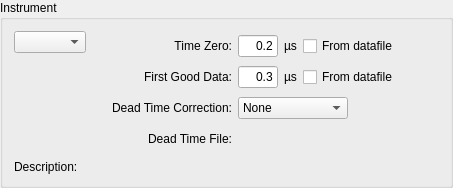
         <widget class="QGroupBox" name="groupBox">
          <property name="sizePolicy">
           <sizepolicy hsizetype="Preferred" vsizetype="Preferred">
            <horstretch>0</horstretch>
            <verstretch>0</verstretch>
           </sizepolicy>
          </property>
          <property name="title">
           <string>Instrument</string>
          </property>
          <layout class="QGridLayout" name="gridLayout_9">
           <property name="verticalSpacing">
            <number>6</number>
           </property>
           <item row="1" column="0">
            <layout class="QVBoxLayout" name="verticalLayout_2">
             <item>
              <widget class="QLabel" name="instrumentDescription">
               <property name="text">
                <string>Description:</string>
               </property>
              </widget>
             </item>
            </layout>
           </item>
           <item row="0" column="0">
            <layout class="QHBoxLayout" name="horizontalLayout_11">
             <item alignment="Qt::AlignTop">
              <widget class="MantidQt::MantidWidgets::InstrumentSelector" name="instrSelector">
               <property name="sizePolicy">
                <sizepolicy hsizetype="Fixed" vsizetype="Fixed">
                 <horstretch>0</horstretch>
                 <verstretch>0</verstretch>
                </sizepolicy>
               </property>
               <property name="toolTip">
                <string>&lt;!DOCTYPE HTML PUBLIC &quot;-//W3C//DTD HTML 4.0//EN&quot; &quot;http://www.w3.org/TR/REC-html40/strict.dtd&quot;&gt;
&lt;html&gt;&lt;head&gt;&lt;meta name=&quot;qrichtext&quot; content=&quot;1&quot; /&gt;&lt;style type=&quot;text/css&quot;&gt;
p, li { white-space: pre-wrap; }
&lt;/style&gt;&lt;/head&gt;&lt;body style=&quot; font-family:'MS Shell Dlg 2'; font-size:8.25pt; font-weight:400; font-style:normal;&quot;&gt;
&lt;p style=&quot; margin-top:0px; margin-bottom:0px; margin-left:0px; margin-right:0px; -qt-block-indent:0; text-indent:0px;&quot;&gt;&lt;span style=&quot; font-size:8pt;&quot;&gt;Select the instrument on which &lt;/span&gt;&lt;/p&gt;
&lt;p style=&quot; margin-top:0px; margin-bottom:0px; margin-left:0px; margin-right:0px; -qt-block-indent:0; text-indent:0px;&quot;&gt;&lt;span style=&quot; font-size:8pt;&quot;&gt;the experiment is being / was &lt;/span&gt;&lt;/p&gt;
&lt;p style=&quot; margin-top:0px; margin-bottom:0px; margin-left:0px; margin-right:0px; -qt-block-indent:0; text-indent:0px;&quot;&gt;&lt;span style=&quot; font-size:8pt;&quot;&gt;run.&lt;/span&gt;&lt;/p&gt;&lt;/body&gt;&lt;/html&gt;</string>
               </property>
               <property name="techniques" stdset="0">
                <stringlist>
                 <string>Muon spectroscopy</string>
                </stringlist>
               </property>
              </widget>
             </item>
             <item>
              <spacer name="horizontalSpacer_2">
               <property name="orientation">
                <enum>Qt::Horizontal</enum>
               </property>
               <property name="sizeType">
                <enum>QSizePolicy::Fixed</enum>
               </property>
               <property name="sizeHint" stdset="0">
                <size>
                 <width>20</width>
                 <height>20</height>
                </size>
               </property>
              </spacer>
             </item>
             <item>
              <layout class="QGridLayout" name="gridLayout_23">
               <property name="horizontalSpacing">
                <number>5</number>
               </property>
               <property name="verticalSpacing">
                <number>1</number>
               </property>
               <property name="topMargin">
                <number>0</number>
               </property>
               <item row="3" column="1">
                <widget class="QWidget" name="horizontalWidget_2" native="true">
                 <property name="minimumSize">
                  <size>
                   <width>0</width>
                   <height>30</height>
                  </size>
                 </property>
                 <layout class="QHBoxLayout" name="horizontalLayout_18">
                  <property name="margin">
                   <number>1</number>
                  </property>
                  <item>
                   <widget class="QComboBox" name="deadTimeType">
                    <property name="sizePolicy">
                     <sizepolicy hsizetype="Preferred" vsizetype="Fixed">
                      <horstretch>0</horstretch>
                      <verstretch>0</verstretch>
                     </sizepolicy>
                    </property>
                    <item>
                     <property name="text">
                      <string>None</string>
                     </property>
                    </item>
                    <item>
                     <property name="text">
                      <string>From Data File</string>
                     </property>
                    </item>
                    <item>
                     <property name="text">
                      <string>From Disk</string>
                     </property>
                    </item>
                   </widget>
                  </item>
                  <item>
                   <spacer name="horizontalSpacer_11">
                    <property name="orientation">
                     <enum>Qt::Horizontal</enum>
                    </property>
                    <property name="sizeHint" stdset="0">
                     <size>
                      <width>40</width>
                      <height>20</height>
                     </size>
                    </property>
                   </spacer>
                  </item>
                 </layout>
                </widget>
               </item>
               <item row="4" column="1">
                <widget class="MantidQt::MantidWidgets::MWRunFiles" name="mwRunDeadTimeFile" native="true">
                 <property name="enabled">
                  <bool>true</bool>
                 </property>
                 <property name="minimumSize">
                  <size>
                   <width>0</width>
                   <height>30</height>
                  </size>
                 </property>
                 <property name="maximumSize">
                  <size>
                   <width>16777215</width>
                   <height>30</height>
                  </size>
                 </property>
                 <property name="baseSize">
                  <size>
                   <width>0</width>
                   <height>0</height>
                  </size>
                 </property>
                 <property name="label" stdset="0">
                  <string/>
                 </property>
                </widget>
               </item>
               <item row="3" column="0">
                <widget class="QLabel" name="dtcLabel">
                 <property name="sizePolicy">
                  <sizepolicy hsizetype="Preferred" vsizetype="Preferred">
                   <horstretch>0</horstretch>
                   <verstretch>0</verstretch>
                  </sizepolicy>
                 </property>
                 <property name="text">
                  <string>Dead Time Correction:</string>
                 </property>
                 <property name="alignment">
                  <set>Qt::AlignRight|Qt::AlignTrailing|Qt::AlignVCenter</set>
                 </property>
                </widget>
               </item>
               <item row="4" column="0">
                <widget class="QLabel" name="dtcFileLabel">
                 <property name="text">
                  <string>Dead Time File:</string>
                 </property>
                 <property name="alignment">
                  <set>Qt::AlignRight|Qt::AlignTrailing|Qt::AlignVCenter</set>
                 </property>
                </widget>
               </item>
               <item row="2" column="0">
                <widget class="QLabel" name="firstGoodDataLabel">
                 <property name="sizePolicy">
                  <sizepolicy hsizetype="Preferred" vsizetype="Preferred">
                   <horstretch>0</horstretch>
                   <verstretch>0</verstretch>
                  </sizepolicy>
                 </property>
                 <property name="text">
                  <string>First Good Data:</string>
                 </property>
                 <property name="alignment">
                  <set>Qt::AlignRight|Qt::AlignTrailing|Qt::AlignVCenter</set>
                 </property>
                </widget>
               </item>
               <item row="1" column="0">
                <widget class="QLabel" name="timeZeroLabel">
                 <property name="sizePolicy">
                  <sizepolicy hsizetype="Preferred" vsizetype="Preferred">
                   <horstretch>0</horstretch>
                   <verstretch>0</verstretch>
                  </sizepolicy>
                 </property>
                 <property name="text">
                  <string>Time Zero:</string>
                 </property>
                 <property name="alignment">
                  <set>Qt::AlignRight|Qt::AlignTrailing|Qt::AlignVCenter</set>
                 </property>
                </widget>
               </item>
               <item row="1" column="1">
                <widget class="QWidget" name="horizontalWidget" native="true">
                 <property name="sizePolicy">
                  <sizepolicy hsizetype="Preferred" vsizetype="Preferred">
                   <horstretch>0</horstretch>
                   <verstretch>0</verstretch>
                  </sizepolicy>
                 </property>
                 <property name="minimumSize">
                  <size>
                   <width>0</width>
                   <height>30</height>
                  </size>
                 </property>
                 <property name="maximumSize">
                  <size>
                   <width>16777215</width>
                   <height>30</height>
                  </size>
                 </property>
                 <layout class="QHBoxLayout" name="horizontalLayout_13">
                  <property name="margin">
                   <number>1</number>
                  </property>
                  <item>
                   <widget class="QLineEdit" name="timeZeroFront">
                    <property name="enabled">
                     <bool>true</bool>
                    </property>
                    <property name="sizePolicy">
                     <sizepolicy hsizetype="Preferred" vsizetype="Fixed">
                      <horstretch>0</horstretch>
                      <verstretch>0</verstretch>
                     </sizepolicy>
                    </property>
                    <property name="minimumSize">
                     <size>
                      <width>0</width>
                      <height>0</height>
                     </size>
                    </property>
                    <property name="maximumSize">
                     <size>
                      <width>40</width>
                      <height>16777215</height>
                     </size>
                    </property>
                    <property name="text">
                     <string>0.2</string>
                    </property>
                    <property name="alignment">
                     <set>Qt::AlignRight|Qt::AlignTrailing|Qt::AlignVCenter</set>
                    </property>
                   </widget>
                  </item>
                  <item>
                   <widget class="QLabel" name="label_15">
                    <property name="text">
                     <string>µs</string>
                    </property>
                   </widget>
                  </item>
                  <item>
                   <widget class="QCheckBox" name="timeZeroAuto">
                    <property name="sizePolicy">
                     <sizepolicy hsizetype="Preferred" vsizetype="Fixed">
                      <horstretch>0</horstretch>
                      <verstretch>0</verstretch>
                     </sizepolicy>
                    </property>
                    <property name="text">
                     <string>From datafile</string>
                    </property>
                    <property name="tristate">
                     <bool>false</bool>
                    </property>
                   </widget>
                  </item>
                  <item>
                   <spacer name="horizontalSpacer_3">
                    <property name="orientation">
                     <enum>Qt::Horizontal</enum>
                    </property>
                    <property name="sizeHint" stdset="0">
                     <size>
                      <width>40</width>
                      <height>20</height>
                     </size>
                    </property>
                   </spacer>
                  </item>
                 </layout>
                </widget>
               </item>
               <item row="2" column="1">
                <widget class="QWidget" name="horizontalWidget_4" native="true">
                 <property name="sizePolicy">
                  <sizepolicy hsizetype="Preferred" vsizetype="Preferred">
                   <horstretch>0</horstretch>
                   <verstretch>0</verstretch>
                  </sizepolicy>
                 </property>
                 <property name="minimumSize">
                  <size>
                   <width>0</width>
                   <height>30</height>
                  </size>
                 </property>
                 <property name="maximumSize">
                  <size>
                   <width>16777215</width>
                   <height>30</height>
                  </size>
                 </property>
                 <layout class="QHBoxLayout" name="horizontalLayout_17">
                  <property name="margin">
                   <number>1</number>
                  </property>
                  <item>
                   <widget class="QLineEdit" name="firstGoodBinFront">
                    <property name="enabled">
                     <bool>true</bool>
                    </property>
                    <property name="sizePolicy">
                     <sizepolicy hsizetype="Preferred" vsizetype="Fixed">
                      <horstretch>0</horstretch>
                      <verstretch>0</verstretch>
                     </sizepolicy>
                    </property>
                    <property name="minimumSize">
                     <size>
                      <width>0</width>
                      <height>0</height>
                     </size>
                    </property>
                    <property name="maximumSize">
                     <size>
                      <width>40</width>
                      <height>16777215</height>
                     </size>
                    </property>
                    <property name="text">
                     <string>0.3</string>
                    </property>
                    <property name="alignment">
                     <set>Qt::AlignRight|Qt::AlignTrailing|Qt::AlignVCenter</set>
                    </property>
                   </widget>
                  </item>
                  <item>
                   <widget class="QLabel" name="label_16">
                    <property name="text">
                     <string>µs</string>
                    </property>
                   </widget>
                  </item>
                  <item>
                   <widget class="QCheckBox" name="firstGoodDataAuto">
                    <property name="sizePolicy">
                     <sizepolicy hsizetype="Preferred" vsizetype="Fixed">
                      <horstretch>0</horstretch>
                      <verstretch>0</verstretch>
                     </sizepolicy>
                    </property>
                    <property name="text">
                     <string>From datafile</string>
                    </property>
                   </widget>
                  </item>
                  <item>
                   <spacer name="horizontalSpacer_10">
                    <property name="orientation">
                     <enum>Qt::Horizontal</enum>
                    </property>
                    <property name="sizeHint" stdset="0">
                     <size>
                      <width>40</width>
                      <height>20</height>
                     </size>
                    </property>
                   </spacer>
                  </item>
                 </layout>
                </widget>
               </item>
              </layout>
             </item>
            </layout>
           </item>
          </layout>
         </widget>
